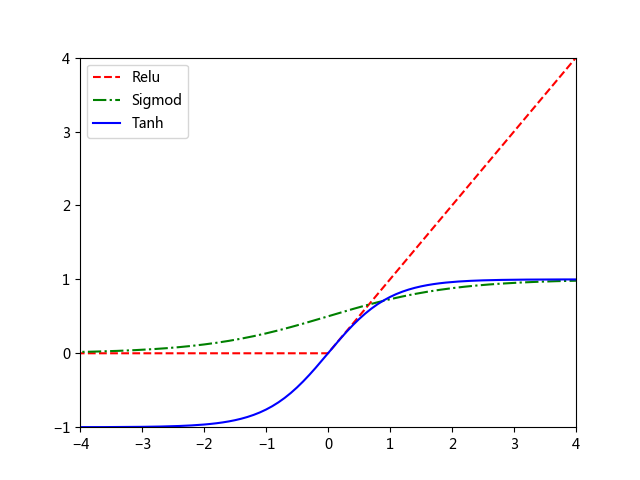

Source code (Python):
# !/usr/bin/python3

# coding:utf8
# @Author: Jlan
# @Time: 18-4-8 上午10:35

import matplotlib.pyplot as plt
import numpy as np
import math

def sigmod(x):
    return 1.0/(1.0+np.exp(-x))

def tanh(x):
    y = np.tanh(x)
    return y

def relu(x):
    y = x.copy()
    y[y<0]=0
    return y

x = np.arange(-50.0,50.0,0.1)
y_relu = relu(x)
y_sigmod = sigmod(x)
y_tanh = tanh(x)

plt.plot(x,y_relu,c='r',label="Relu",linestyle='--')
plt.plot(x,y_sigmod,c='g',label="Sigmod",linestyle='-.')
plt.plot(x,y_tanh,c='b',label="Tanh")
plt.ylim([-1,4])
plt.xlim([-4,4])
plt.legend(loc=2)
plt.savefig('sig_tan_relu.png')
plt.show()